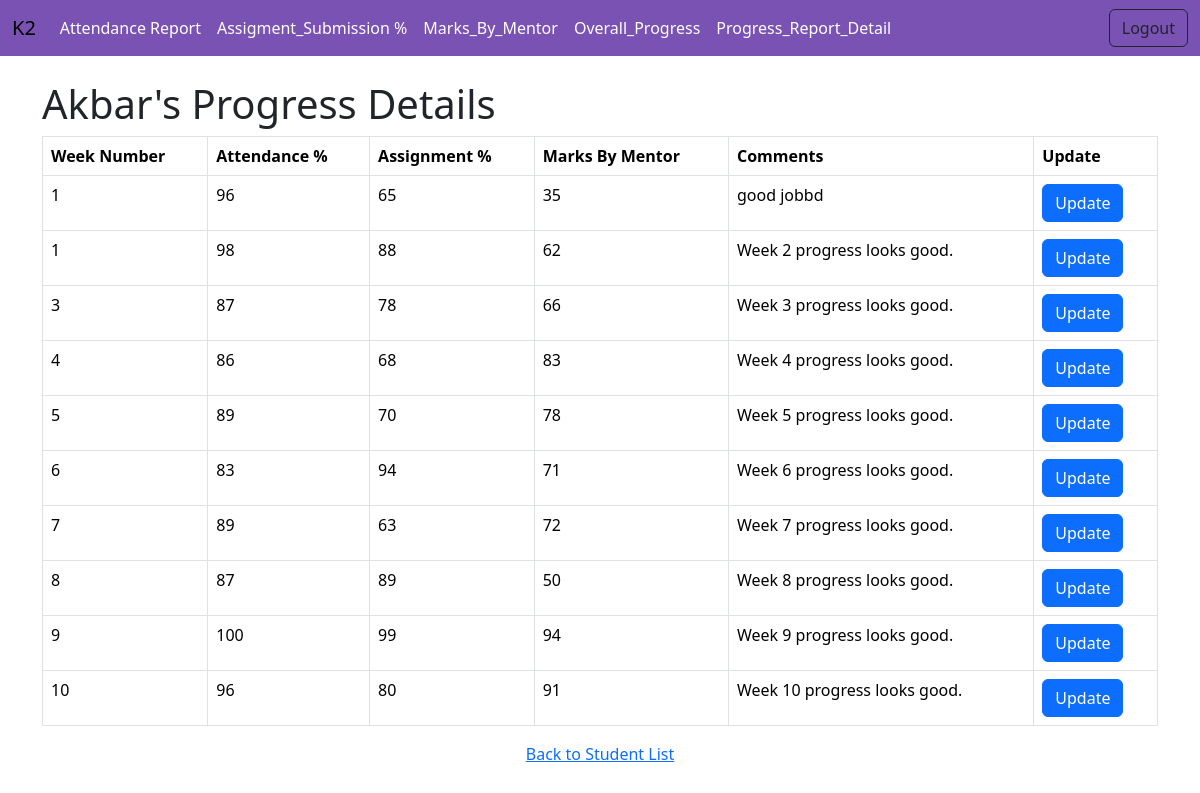
Screenshot of /student_detail/e9akbar/ (signed in) with the database file from the repository.
### progress_tracker/models.py (models this page shows, shortened)
class Trainee(models.Model):
    id = models.AutoField(primary_key=True)
    username = models.CharField(max_length=50)
    name = models.CharField(max_length=100)

class ProgressReport(models.Model):
    trainee = models.ForeignKey(Trainee, on_delete=models.CASCADE)
    week_number = models.PositiveIntegerField()
    attendance = models.PositiveIntegerField()
    assignment = models.PositiveIntegerField()
    marks = models.PositiveIntegerField()
    comments = models.TextField()

### progress_tracker/views.py (the view)
class StudentDetailView(LoginRequiredMixin, DetailView):
    model = Trainee
    template_name = "progress_tracker/student_detail.html"
    context_object_name = "trainee"
    def get_object(self, queryset=None):
        username = self.kwargs.get("username", None)
        trainees = Trainee.objects.filter(username=username)
        if not trainees.exists():
            raise Http404("Trainee not found")
        return trainees.first()
    def get_context_data(self, **kwargs):
        context = super().get_context_data(**kwargs)
        context["progress_reports"] = ProgressReport.objects.filter(trainee=self.object)
        return context

### progress_tracker/templates/progress_tracker/student_detail.html
{% extends "progress_tracker/base.html" %}
{% block content %}
    <div class="container mt-4">
        <h1>{{ trainee.name }}'s Progress Details</h1>
        <table class="table table-bordered">
            <thead class="thead-dark">
                <tr>
                    <th scope="col">Week Number</th>
                    <th scope="col">Attendance %</th>
                    <th scope="col">Assignment %</th>
                    <th scope="col">Marks By Mentor</th>
                    <th scope="col">Comments</th>
                    <th scope="col">Update</th>
                </tr>
            </thead>
            <tbody>
                {% for progress_report in progress_reports %}
                    <tr>
                        <td>{{ progress_report.week_number }}</td>
                        <td>{{ progress_report.attendance }}</td>
                        <td>{{ progress_report.assignment }}</td>
                        <td>{{ progress_report.marks }}</td>
                        <td>{{ progress_report.comments }}</td>
                        <td>
                            <a href="{% url 'progress_tracker:update_progress_report' pk=progress_report.pk %}" class="btn btn-primary">Update</a>
                        </td>
                    </tr>
                {% endfor %}
            </tbody>
        </table>
    </div>
    <div class="d-flex" style="justify-content: center;">
        <a class="back-button" href="{% url 'progress_tracker:student_list' %}">Back to Student List</a>
    </div>
{% endblock %}

### rows the page displays
Trainee: name "Akbar"
ProgressReport: week_number "1", attendance "96", assignment "65", marks "35", comments "good jobbd"
ProgressReport: week_number "1", attendance "98", assignment "88", marks "62", comments "Week 2 progress looks good."
ProgressReport: week_number "3", attendance "87", assignment "78", marks "66", comments "Week 3 progress looks good."
ProgressReport: week_number "4", attendance "86", assignment "68", marks "83", comments "Week 4 progress looks good."
ProgressReport: week_number "5", attendance "89", assignment "70", marks "78", comments "Week 5 progress looks good."
ProgressReport: week_number "6", attendance "83", assignment "94", marks "71", comments "Week 6 progress looks good."
ProgressReport: week_number "7", attendance "89", assignment "63", marks "72", comments "Week 7 progress looks good."
ProgressReport: week_number "8", attendance "87", assignment "89", marks "50", comments "Week 8 progress looks good."
ProgressReport: week_number "9", attendance "100", assignment "99", marks "94", comments "Week 9 progress looks good."
ProgressReport: week_number "10", attendance "96", assignment "80", marks "91", comments "Week 10 progress looks good."
